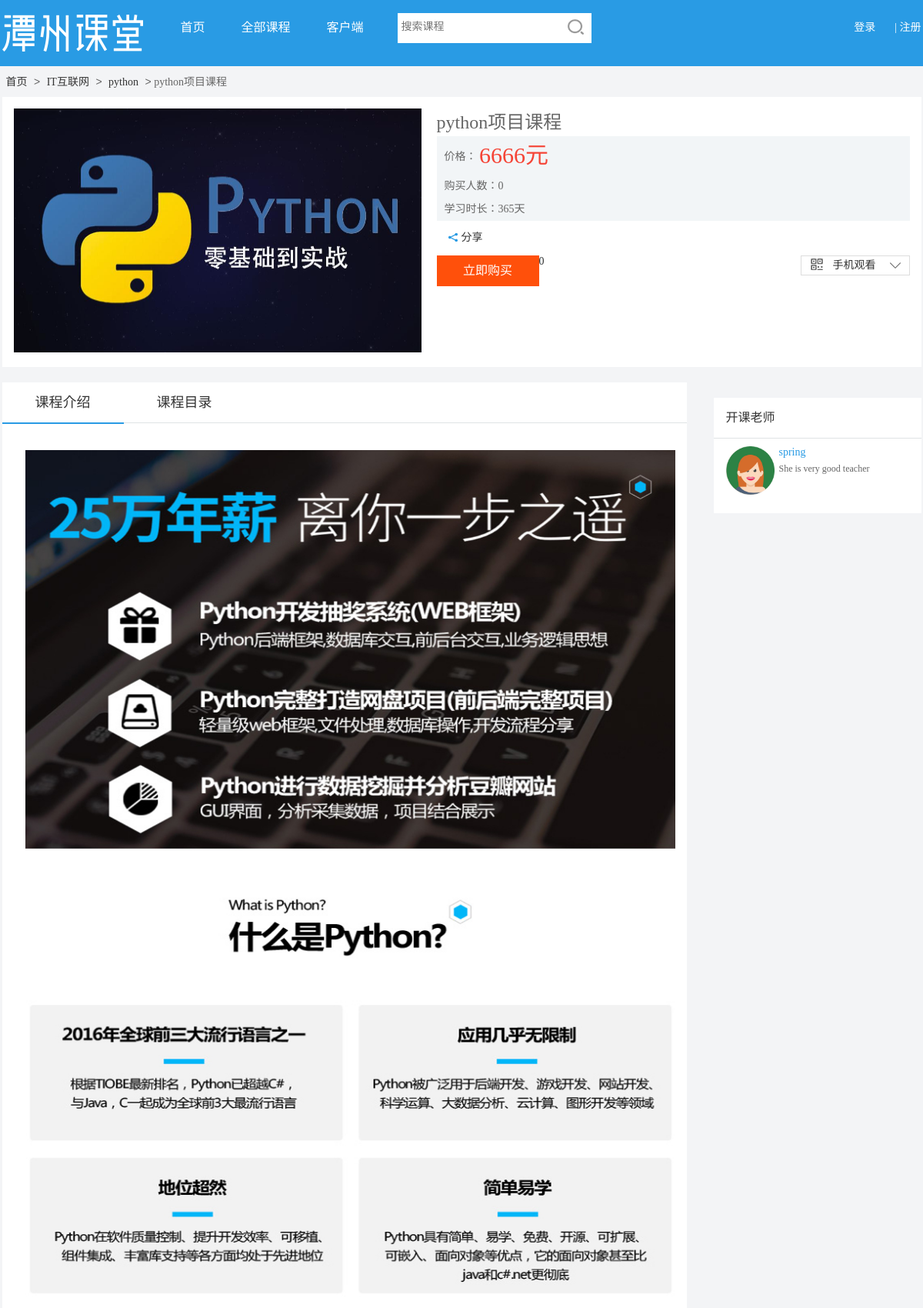
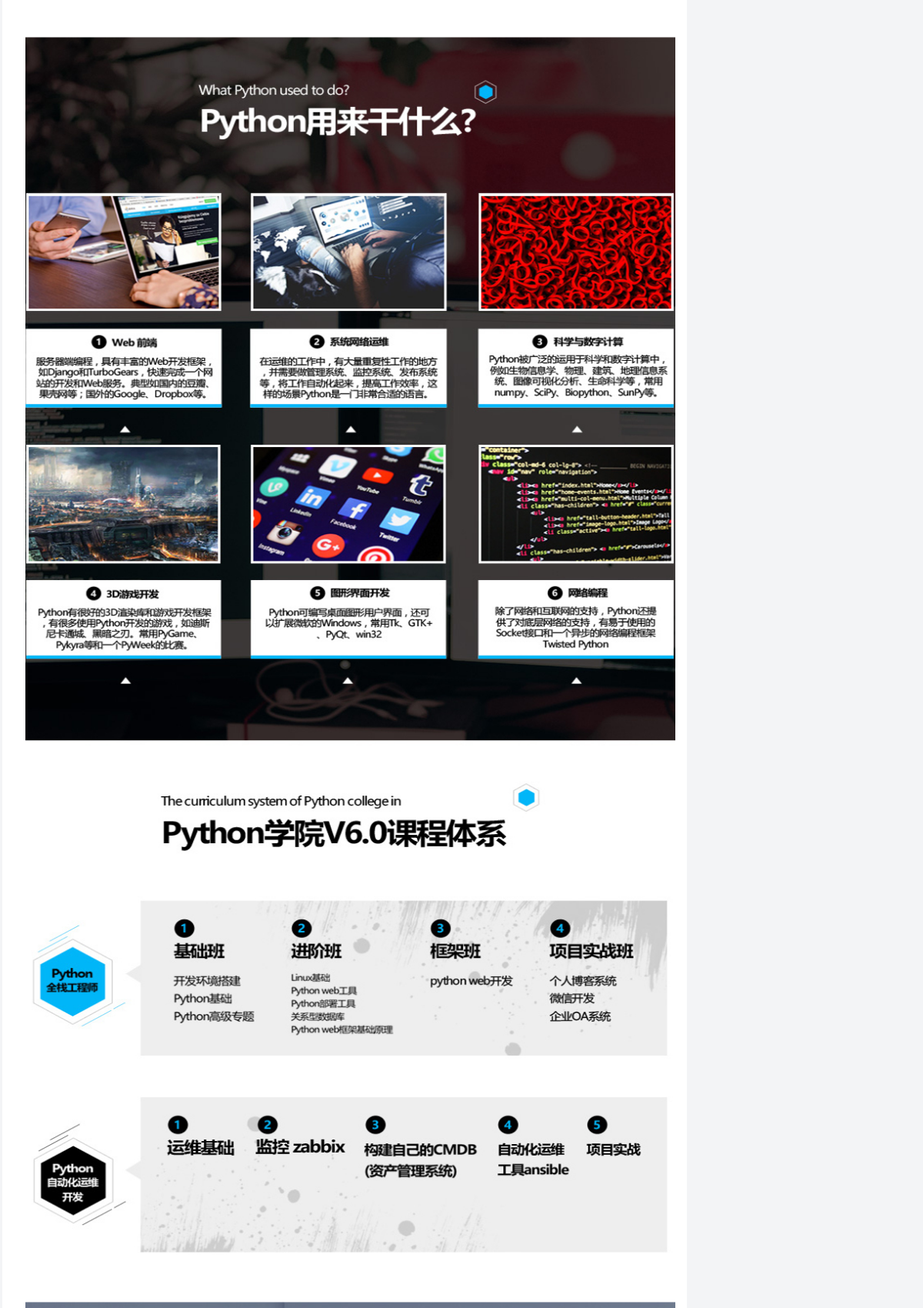
Page /course/details/3 (upper part) on the committed database (2 pictures, top to bottom).
### apps/course/models.py (models this page shows, shortened)
class Course(models.Model):
    sort = models.ForeignKey(CourseSort, verbose_name=u"分类")
    name = models.CharField(max_length=30, verbose_name=u"课程名称")
    price = models.IntegerField(default=0, verbose_name=u"价格")
    learn_time = models.CharField(max_length=6, verbose_name=u"学习时长")
    nums = models.IntegerField(default=0, verbose_name=u"购买人数")
    image = models.ImageField(upload_to="img/%Y/%m", verbose_name=u"封面图")
    describe = models.ImageField(upload_to='img/course/%Y/%m', verbose_name='描述')
    click_num = models.IntegerField(default=0, verbose_name=u"点击人数")
    class Meta:
        verbose_name = u"课程"
        verbose_name_plural = verbose_name
    def course_buy_count(self):
        return self.buy_set.all().count()

class CourseSort(models.Model):
    classes = models.ForeignKey(CourseClass, verbose_name=u"第一分类")
    name = models.CharField(max_length=50, verbose_name=u'第二分类')
    class Meta:
        verbose_name = u"第二分类"
        verbose_name_plural = verbose_name

class CourseClass(models.Model):
    name = models.CharField(choices=(('it', u"IT互联网"), ('language', u'语言留学'), ('design', u'创意设计'), ('life', u'兴趣生活'),
                                     ('plant', u'生产种植'), ('edu', u'升学考研'), ('certificate', u'公培考证')),
                            max_length=15, verbose_name=u'分类')
    class Meta:
        verbose_name = u"第一分类"
        verbose_name_plural = verbose_name

class Teacher(models.Model):
    teacher_course = models.ForeignKey(Course, verbose_name=u"课程名")
    teacher_name = models.CharField(max_length=30, verbose_name=u"老师名")
    teacher_des = models.CharField(max_length=100, verbose_name=u"老师描述")
    teacher_img = models.ImageField(upload_to="img/tea/&Y/%m", verbose_name=u"老师图")
    class Meta:
        verbose_name = u"老师"
        verbose_name_plural = verbose_name

### apps/course/views.py (the view)
# urls.py: url(r'details/(?P<course_id>.*)$', CourseDetailView.as_view(), name='details'),
class CourseDetailView(View):
    def get(self, request, course_id):
        course = Course.objects.get(id=int(course_id))
        course.click_num += 1
        course.save()
        teacher = Teacher.objects.get(teacher_course_id=course_id)
        if teacher:
            return render(request, 'course_detail.htm', {"course": course,
                                                         "teacher": teacher})
        else:
            return render(request, 'course_detail.htm', {"course": course})

### templates/course_detail.htm (shortened to what this page needs)
{% extends 'course_base.html' %}
{% load staticfiles %}
{% block courselist %}
    <div class="w1195">
            <div class="breadcrumbs">
                <a href="{% url 'index' %}">首页</a>
                <i>></i>
                <a href="{% url 'course:list' %}">{{ course.sort.classes.get_name_display }}</a>
                <i>></i>
                <a href="{% url 'course:list' %}">{{ course.sort.name }}</a>
                <i>></i>
                <span>{{ course.name }}</span>
            </div>
            <div class="cour-infor">
                <div class="c-banner fl">
                    <img src="{{ MEDIA_URL }}{{ course.image }}">
                </div>
                <div class="fr cour-right">
                    <div class="crtitle">
                        <a>{{ course.name }}</a>
                    </div>
                    <div class="cont ">
                         <div class="cpr">
                                {% ifequal course.price 0 %}
                                    <div class="free">免费</div>
                                    {% else %}
                                <span>价格：</span>
                                <font class="cfont">{{ course.price }}元</font>
                                  {% endifequal %}
                            </div>
                        <div class="cour-time ctime-bg">
                            <span>购买人数：{{ course.nums }}</span><br/>
                            <span>学习时长：{{ course.learn_time }}天</span>
                        </div>
                        <div class="collec-share">
                            <div class="share fl">
                                <a href=""><i class="icon share-icon"></i>分享</a>
                            </div>
                        </div>
                        <div class="cour-but">
                            <div class="notbuy courbut-all">
                                <div class="fl">
                                    <a href="{% url 'course:buy' course.id %}" data-type="6810" data-bid="1111" data-course="1111"
                                       id="vipApplyButton" class="notb-immedi notbg-red buy-btn">立即购买</a>
                                </div>
                                <div>
                                    {{ course.course_buy_count }}
                                </div>
                            </div>
                        </div>
                        <div class="phone-watch">
                            <a href="" class="watch-title"><i class="phimg"><img
                                    src="{% static 'images/pw-img.jpg' %}"></i>手机观看<i class="icon phicon"></i></a>
                        </div>
                    </div>
                </div>
            </div>
            <div class="main w1195">
                <div class="fl mleft">
                    <div class="mleft-title">
                        <a href="/course/details/{{ course.id }}" class="borbot">课程介绍</a>
                        <a href="/course/lesson/{{ course.id }}">课程目录</a>
                    </div>
                    <div class="cournav">
                        <div class="mleft-txt">
                            <p><img src="{{ MEDIA_URL }}{{ course.describe }}"></p>
                        </div>
                    </div>
                </div>
            </div>
        <div class="fr mright">
            <div class="start-school bgfff mtop20">
                <div class="mleft-title mrti">开课老师</div>
                <div class="school-txt">
                    <div class="teacher-intro">
                        <span class="teachimg"><img
                                src="{{ MEDIA_URL }}{{ teacher.teacher_img }}"/></span>
                        <div class="fr teach-text">
                            <p class="teach-title">{{ teacher.teacher_name }}</p>
                            <p class="teachtxt">
                                {{ teacher.teacher_des }}
                            </p>
                        </div>
                    </div>
                </div>
            </div>
        </div>
    </div>
{% endblock %}

### templates/course_base.html (shortened to what this page needs)
<!DOCTYPE html>
<html lang="en">
{% load staticfiles %}
<head>
    <link href="{% static '--css-common-public.css,css-common-common.css,js-common-layer-skin-layer.css,js-three-paging-src-paging.css,css-user-login.css-v=2.0.5.css' %}"
          rel="stylesheet">
</head>
<body class="pagbg">
<div class="header-bg">
    <div class="w1195">
        <h1 class="courlogo fl">
            <a href="index.htm" target="_blank"><img src="{% static 'images/pag-logo-1.png' %}" alt="潭州课堂电商logo"/></a>
        </h1>
        <div class="fl cour-nav">
            <ul>
                <li><a href="{% url 'index' %}" target="_blank">首页</a></li>
                <li><a href="{% url 'course:list' %}" target="_blank">全部课程</a></li>
                <li>
                    <a href="../help/downloadApp" target="_blank">客户端</a>
                </li>
            </ul>
        </div>
        <div class="search fl w290">
            <div class="seainput w252">
                <i class="icon searchimg fr cour-search" onclick="searchCourse();"></i>
                <input type="text" placeholder="搜索课程" maxlength="15" id="searchKey" class="inputtext w203" value=""/>
            </div>
        </div>
        <div class="login fr courlogin">
            {% if request.user.is_authenticated %}
                <div class="thelogin " id="">
                    <div class="personal fr">
                        <a href="{% url 'index' %}" target="_blank" class="perimg">
                        {% if  request.user.image %}
                            <img src="{{ MEDIA_URL }}{{ request.user.image }}" alt="头像" width="110px" height="110px">
                        {% else %}
                            <img src="{% static 'images/default.png'%}" alt="头像">
                        {% endif %}
                        </a>
                        <div class="peohover">
                            <i class="icon pericon"></i>
                            <ul class="perul">
                                <li><a href="{% url 'i:course' %}" target="_blank">课表</a></li>
                                <li><a href="{% url 'i:order' %}" target="_blank">我的订单</a></li>
                                <li><a href="{% url 'i:info' %}" target="_blank">个人信息</a></li>
                                <li><a href="{% url 'logout' %}" class="pertopbor" id="logout">退出</a></li>
                            </ul>
                        </div>
                    </div>
                {% if request.user.is_staff %}
                    <div class="loginbut fr">
                        <div class="fr teacher " id="isTeacher">
                            <a href="/admin" style="color:#fff" target="_bank">教务管理</a>
                        </div>
                    </div>
                {% else %}
                    <a href="/entering" target="_blank" id="entering" class="fr bidding ">
                         <i class="icon school"></i>申办学校 >
                     </a>
                 {% endif %}
            </div>
            {% else %}
                <div class="logged " id="login">
                    <div class="clobut fr">
                        <a href="{% url 'login' %}" onclick="tologin()" style="margin-right:25px;">登录</a>|
                        <a href="{% url 'register' %}" onclick="toRegister()">注册</a>
                    </div>
                </div>
            {% endif %}
        </div>
    </div>
</div>
<div class="w1195">
    <div class="fl w890">
        {% block courselist %}
        {% endblock %}
    </div>
</div>
<link href="{% static 'css/user/register.css' %}" rel="stylesheet">
<link href="{% static 'css/user/SystemAnnouncement.css' %}" rel="stylesheet">
</body>
</html>

### static/css/user/register.css (style rules this page uses)
* { margin: 0; padding: 0; }
html, body { width: 100%; height: 100%; }
body, input, button { font-size: 14px; font-family: "微软雅黑"; }
a { color: #333; text-decoration: none }
ul, ol, input, img, h1, h2, h3, h4, h5, h6 { list-style: none; border: 0; font-weight: normal; outline: none; resize: none; margin: 0; padding: 0; }
span, i, em, a { display: inline-block; word-spacing: 0; }
img { max-width: 100%; }
.fl { float: left; }
.fr { float: right; }
.logged, .thelogin { height: 43px; line-height: 43px; }

### static/css/user/SystemAnnouncement.css (style rules this page uses)
* { margin: 0; padding: 0; }
body, input { font-size: 14px; font-family: "微软雅黑"; color: #333; }
a { color: #333; text-decoration: none }
ul, ol, input, img, h1, h2, h3, h4, h5, h6 { list-style: none; border: 0; font-weight: normal; outline: none; resize: none; }
span, i, em, a { display: inline-block; word-spacing: 0; }
.fl { float: left; }
.fr { float: right; }

### rows in the picture
Course: sort.classes.name "IT互联网", sort.name "python", name "python项目课程", image (picture), price "6666", nums "0", learn_time "365", course_buy_count "0", describe (picture)
Teacher: teacher_img (placeholder picture), teacher_name "spring", teacher_des "She is very good teacher"
